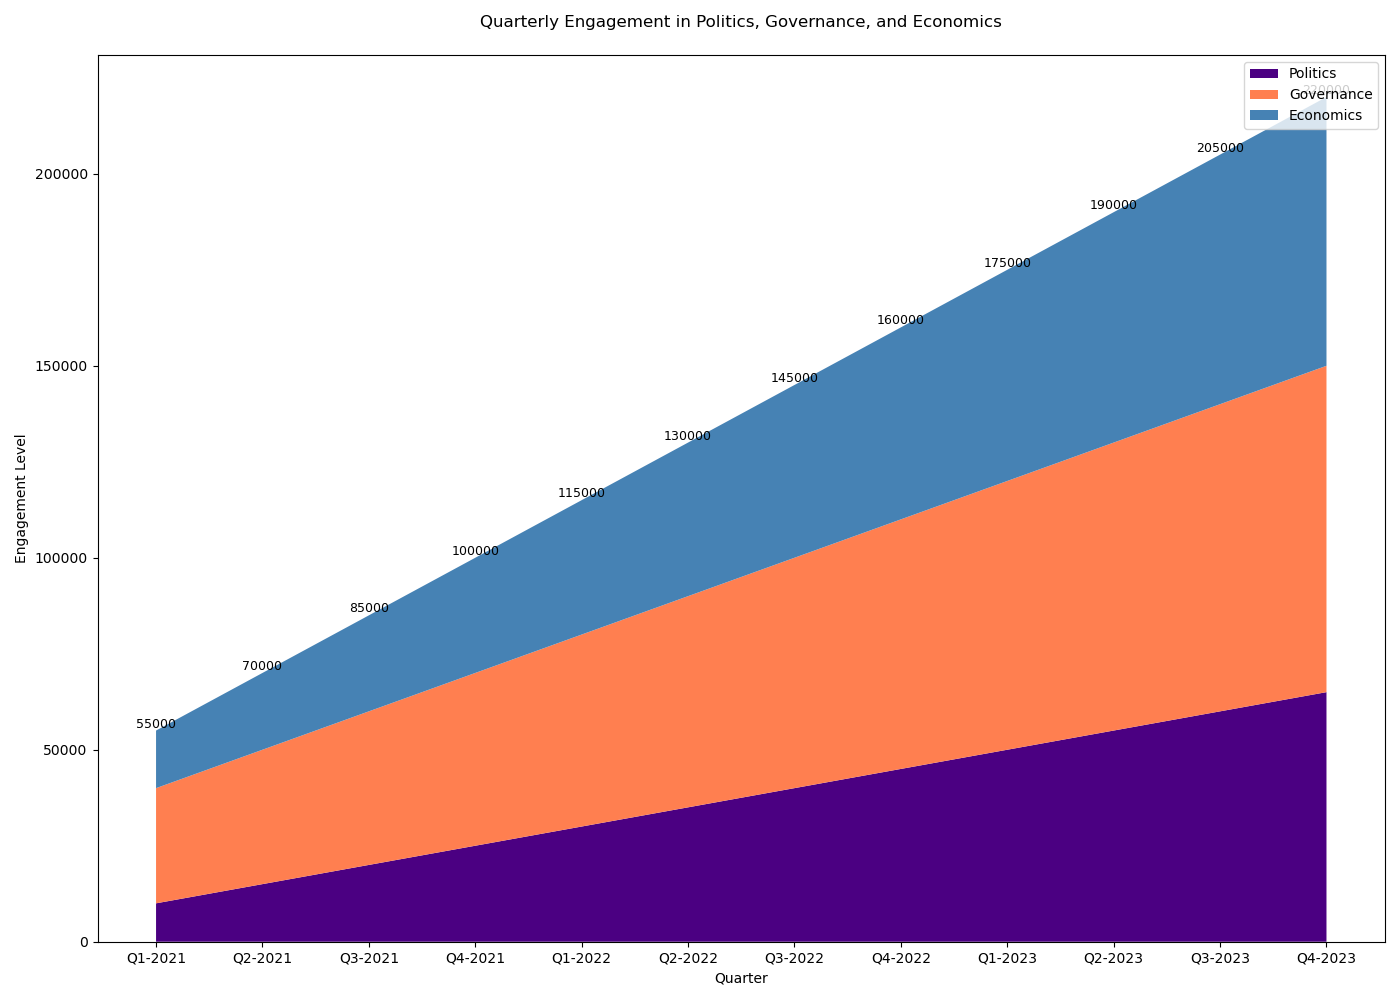

Generate this figure with Python:

import matplotlib.pyplot as plt

quarters = [
    'Q1-2021', 'Q2-2021', 'Q3-2021', 'Q4-2021', 
    'Q1-2022', 'Q2-2022', 'Q3-2022', 'Q4-2022',
    'Q1-2023', 'Q2-2023', 'Q3-2023', 'Q4-2023'
]
politics = [10000, 15000, 20000, 25000, 30000, 35000, 40000, 45000, 50000, 55000, 60000, 65000]
governance = [30000, 35000, 40000, 45000, 50000, 55000, 60000, 65000, 70000, 75000, 80000, 85000]
economics = [15000, 20000, 25000, 30000, 35000, 40000, 45000, 50000, 55000, 60000, 65000, 70000]

plt.figure(figsize=(14, 10))

plt.stackplot(quarters, politics, governance, economics,
              colors=['#4B0082', '#FF7F50', '#4682B4'],
              labels=['Politics', 'Governance', 'Economics'])

plt.legend(loc='upper right')

plt.title('Quarterly Engagement in Politics, Governance, and Economics', pad=20)
plt.xlabel('Quarter')
plt.ylabel('Engagement Level')

for i, p in enumerate(politics):
    total_engagement = p + governance[i] + economics[i]
    plt.text(quarters[i], total_engagement, f'{total_engagement}', ha='center', va='bottom', fontsize=9)

plt.tight_layout()
plt.show()
